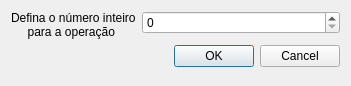
<?xml version="1.0" encoding="UTF-8"?>
<ui version="4.0">
 <class>DefinirEscalar</class>
 <widget class="QDialog" name="DefinirEscalar">
  <property name="geometry">
   <rect>
    <x>0</x>
    <y>0</y>
    <width>351</width>
    <height>86</height>
   </rect>
  </property>
  <property name="windowTitle">
   <string>Definição de Escalar</string>
  </property>
  <layout class="QFormLayout" name="formLayout">
   <item row="0" column="0">
    <widget class="QLabel" name="label">
     <property name="text">
      <string>Defina o número inteiro 
     para a operação</string>
     </property>
    </widget>
   </item>
   <item row="0" column="1">
    <widget class="QSpinBox" name="Escalar">
     <property name="minimum">
      <number>0</number>
     </property>
     <property name="maximum">
      <number>999</number>
     </property>
    </widget>
   </item>
   <item row="2" column="0">
    <spacer name="horizontalSpacer">
     <property name="orientation">
      <enum>Qt::Horizontal</enum>
     </property>
     <property name="sizeHint" stdset="0">
      <size>
       <width>40</width>
       <height>20</height>
      </size>
     </property>
    </spacer>
   </item>
   <item row="2" column="1">
    <widget class="QDialogButtonBox" name="Confirmacao">
     <property name="layoutDirection">
      <enum>Qt::LeftToRight</enum>
     </property>
     <property name="orientation">
      <enum>Qt::Horizontal</enum>
     </property>
     <property name="standardButtons">
      <set>QDialogButtonBox::Cancel|QDialogButtonBox::Ok</set>
     </property>
    </widget>
   </item>
  </layout>
 </widget>
 <resources/>
 <connections>
  <connection>
   <sender>Confirmacao</sender>
   <signal>accepted()</signal>
   <receiver>DefinirEscalar</receiver>
   <slot>accept()</slot>
   <hints>
    <hint type="sourcelabel">
     <x>248</x>
     <y>254</y>
    </hint>
    <hint type="destinationlabel">
     <x>157</x>
     <y>274</y>
    </hint>
   </hints>
  </connection>
  <connection>
   <sender>Confirmacao</sender>
   <signal>rejected()</signal>
   <receiver>DefinirEscalar</receiver>
   <slot>reject()</slot>
   <hints>
    <hint type="sourcelabel">
     <x>316</x>
     <y>260</y>
    </hint>
    <hint type="destinationlabel">
     <x>286</x>
     <y>274</y>
    </hint>
   </hints>
  </connection>
 </connections>
</ui>
